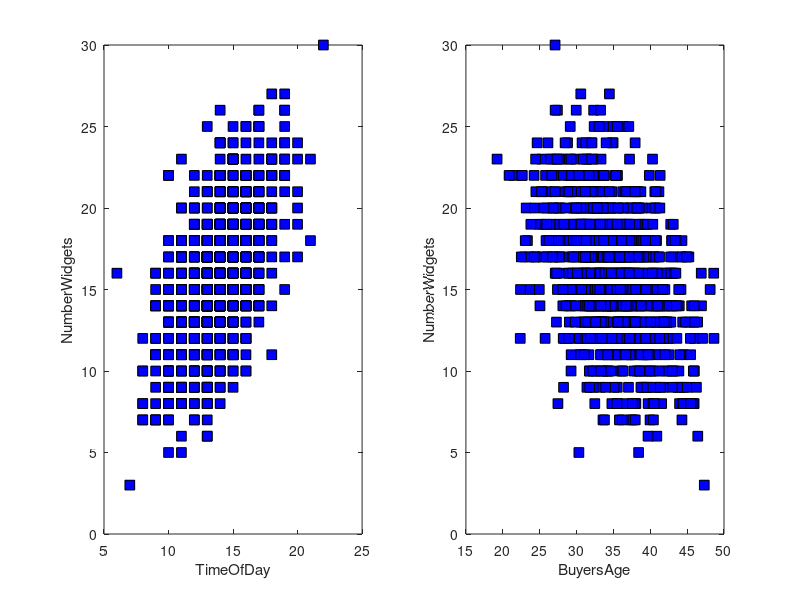

MATLAB code for this plot:
% Imagine you work as a data analyst in a company that sells widgets online. 
% The company gives you a dataset of information from 1000 sales, 
% which includes the time of the sale (listed in hours of the day
% using a 24-hour clock, e.g., 15 = 3pm), the age of the buyer (in years), 
% and the number of widgets sold. The data are included in the 
% ”widget data.mat” file.

% 1. Explain and write down a mathematical model that is appropriate to 
% test with this dataset.

% Ans: Given the data dimensions of time and age relating to number sold
% for that combination, an equation would look like
% Time*b1 + Age*b2 = WidgetsSold. 

% 2. Cast equation from 1 into matrix form
% Design matrix X is a column matrix of 1000x2 form (1000 sales, two data
% points (time and age). The coefficients vector is a 2x1 column vector for
% the weightings to be solved for
% The results vector is a 1000x1 column vector of the observed data for
% each time & age combination
% Xb = y

load("widget_data.mat")

X = [ones(1,1000); data(1,:); data(2,:)]';
y = data(3,:)';

XLeftInverse = (X'*X)\X';

b = XLeftInverse*y;
bN = [b(2)/std(X(:,1)); b(3)/std(X(:,2))]; % Normalized against std deviation of corresponding indepenedant variable;

%Produce scatter plots that visualize the relationship between the independent and dependent
%variables.

figure('Name','Independant vs Dependant')
subplot(1,2,1)
plot(data(1,:),data(3,:),'ks','markersize',7,'markerfacecolor','b')
xlabel(rowLabels(1)), ylabel(rowLabels(3))

subplot(1,2,2)
plot(data(2,:),data(3,:),'ks','markersize',7,'markerfacecolor','b')
xlabel(rowLabels(2)), ylabel(rowLabels(3))


% Compute R2 for the model to see how well it fits the data
% R2 = 1 - (sum(error residule^2))/(sum(yi-yavg)^2)

residuleErrorSquaredSum = 0;
dataDistanceFromAverageSquaredSum = 0;

avgNumWidgetsData = mean(data(3,:));

% Here's a more effecient way letting matlab handle the vectors , no need
% to loop
yHat = X*b; % This is a vector of predictions based on the model
rSquared = 1 - sum((yHat-y).^2) / sum((y-mean(y)).^2);

% Below was my rSquared calc, which used a loop, above is the professors
% method which gives the same value but lets matlab do what it does best, 
% handle the vectors and matrices in place
% for idx=1:length(data(1,:))
%     timeOfDay = data(1,idx);
%     buyersAge = data(2,idx);
%     numWidgetsData = data(3,idx);
%     
%     numWidgetsPrediction = b(1) + timeOfDay * b(2) + buyersAge*b(3);
%     
%     residuleError = numWidgetsData - numWidgetsPrediction;
%     distanceFromAvg = numWidgetsData - avgNumWidgetsData;
%     
%     residuleErrorSquaredSum = residuleErrorSquaredSum + residuleError^2;
%     dataDistanceFromAverageSquaredSum = dataDistanceFromAverageSquaredSum + distanceFromAvg^2;
% end
% 
% rSquared = 1 - (residuleErrorSquaredSum/dataDistanceFromAverageSquaredSum);
